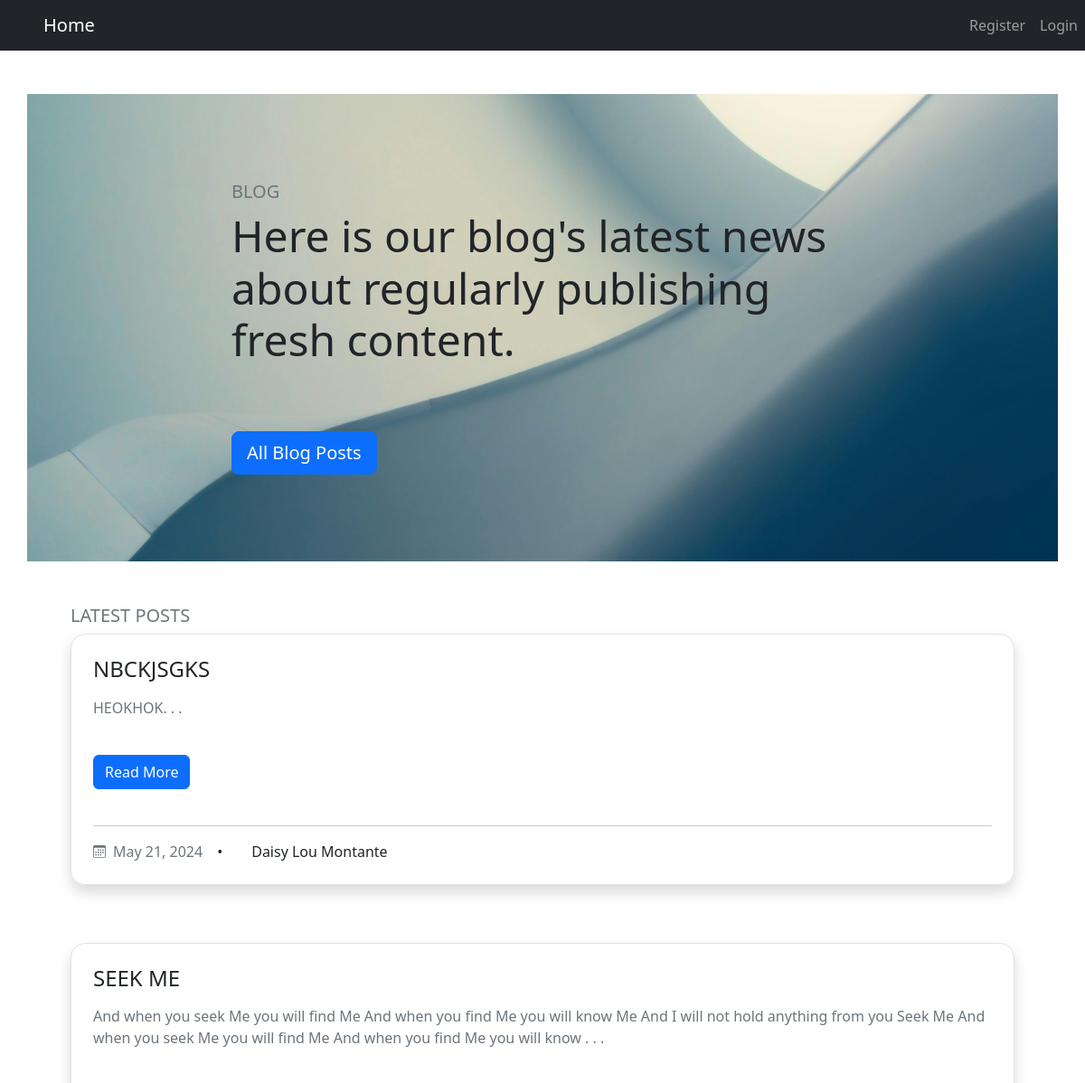
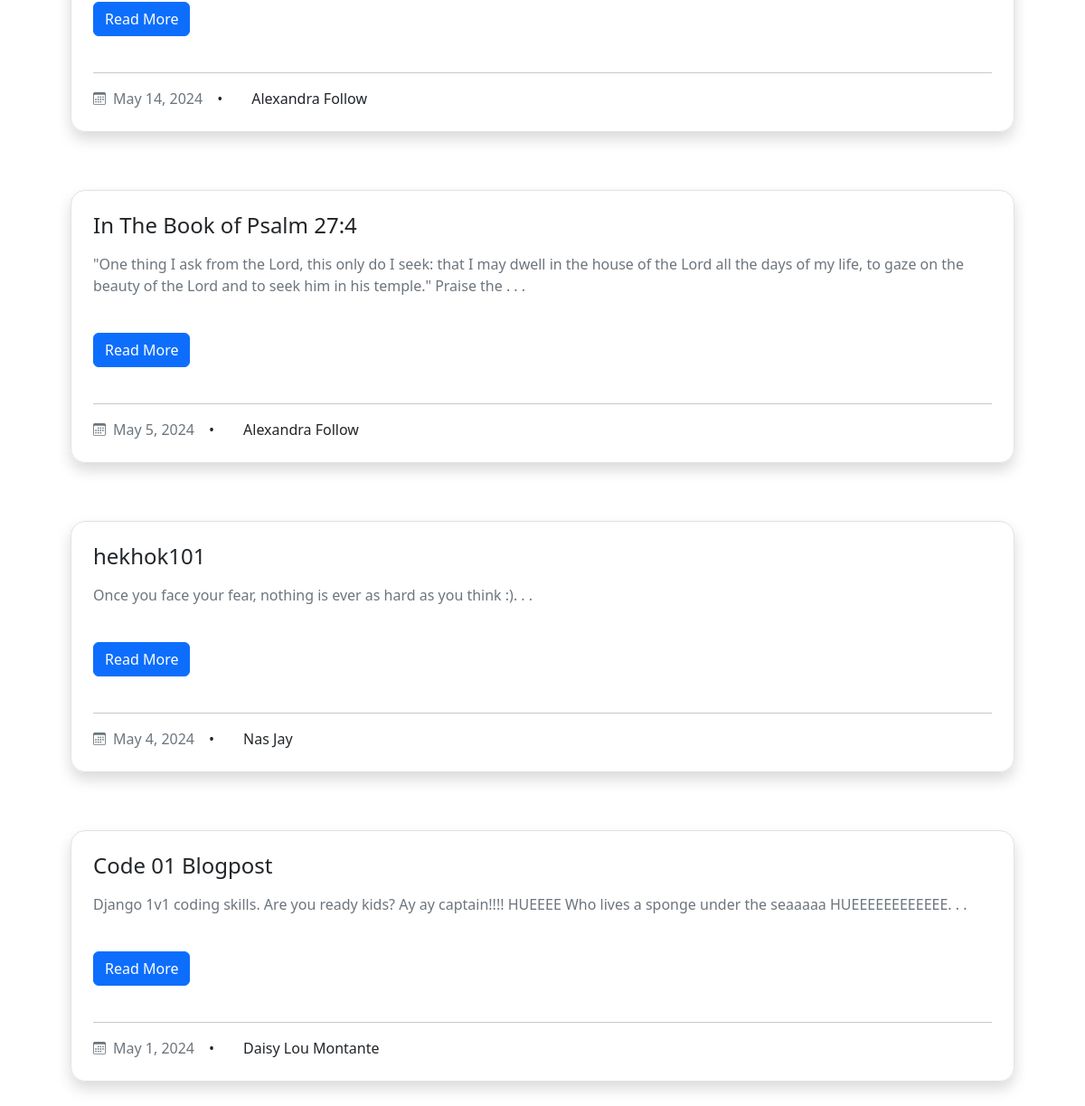
The page / on the database its author committed (2 pictures, top to bottom).
### blogpost/models.py (models this page shows, shortened)
class Post(models.Model):
    title = models.CharField(max_length=255)
    author = models.ForeignKey(User, on_delete=models.CASCADE)
    body = models.TextField()
    post_date = models.DateField(auto_now_add=True)
    likes = models.ManyToManyField(User, related_name='blogpost')

### blogpost/views.py (the view)
# urls.py: path('', Featured.as_view(), name='home'),
class Featured(ListView):
    model = Post
    template_name = 'featured-blogs.html'
    ordering = ['-post_date']

### blogpost/templates/featured-blogs.html (shortened to what this page needs)
{% extends "base.html" %}
{% block content %}
<section class="py-3 py-md-5 py-xl-8 " >
    <div class="container overflow-hidden p-5" style="background-image: url('/static/img/pixel.jpg'); background-repeat: no-repeat; background-size: cover; background-position: center;">
        <div class="row">
        <div class="container col-12 col-md-10 col-lg-8">
          <div class="conside mt-5 justify-items-center">
              <h3 class="fs-5 mb-2 text-secondary text-uppercase">Blog</h3>
              <h2 class="display-5 mb-4">Here is our blog's latest news about regularly publishing fresh content.</h2>
                <a href="{% url 'all'  %}">
                  <button type="button" class="btn btn-lg btn-primary mb-3 mb-md-4 mb-xl-5 mt-5">All Blog Posts</button>
                </a>
          </div>
        </div>
        </div>
    </div>
    <div class="container overflow-hidden p-5">
        <h1 class="fs-5 mb-2 text-secondary text-uppercase">Latest Posts</h1>
          <article>
             {% for post in object_list|slice:":5"  %}
            <div class="card border-0 mb-3 shadow d-flex rounded-4">
              <div class="card-body border bg-white p-4 rounded-4">
                <div class="entry-header mb-3">
                  <h2 class="card-title entry-title h4 mb-0">
                    <a class="link-dark text-decoration-none" href="{% url 'blogdetail' post.pk %}">{{post.title}}</a>
                  </h2>
                </div>
                <p class="card-text entry-summary text-secondary mb-3">
                    {{ post.body|slice:":200"|safe }}. . .
                </p>
                <a href="{% url 'blogdetail' post.pk %}" class="btn btn-primary mt-4 text-nowrap entry-more">Read More</a>
                <br><br>
                <hr>
                <ul class="entry-meta list-unstyled d-flex align-items-center m-0">
                  <li>
                    <a class="fs-7 link-secondary text-decoration-none d-flex align-items-center" href="#!">
                      <span class="ms-2 fs-7">{{ post.post_date }}</span>
                    </a>
                  </li>
                  <li>
                    <span class="px-3">&bull;</span>
                  </li>
                  <li>
                    <span class="px-3">{{ post.author.first_name }} {{ post.author.last_name }}</span>
                  </li>
                </ul>
              </div>
            </div>
            <br><br>
              {% endfor %}
          </article>
    </div>
  </section>
{% endblock %}

### rows shown on the page
Post: title "NBCKJSGKS", body "HEOKHOK", post_date "May 21, 2024", author.first_name "Daisy Lou", author.last_name "Montante"
Post: title "SEEK ME", body "And when you seek Me you will find Me And when you find Me you will know Me And I will not hold anything from you Seek Me And when you seek Me you will find Me And when you find Me you will know", post_date "May 14, 2024", author.first_name "Alexandra", author.last_name "Follow"
Post: title "In The Book of Psalm 27:4", body "\"One thing I ask from the Lord, this only do I seek: that I may dwell in the house of the Lord all the days of my life, to gaze on the beauty of the Lord and to seek him in his temple.\" Praise the", post_date "May 5, 2024", author.first_name "Alexandra", author.last_name "Follow"
Post: title "hekhok101", body "Once you face your fear, nothing is ever as hard as you think :)", post_date "May 4, 2024", author.first_name "Nas", author.last_name "Jay"
Post: title "Code 01 Blogpost", body "Django 1v1 coding skills. Are you ready kids? Ay ay captain!!!! HUEEEE Who lives a sponge under the seaaaaa HUEEEEEEEEEEEE", post_date "May 1, 2024", author.first_name "Daisy Lou", author.last_name "Montante"
